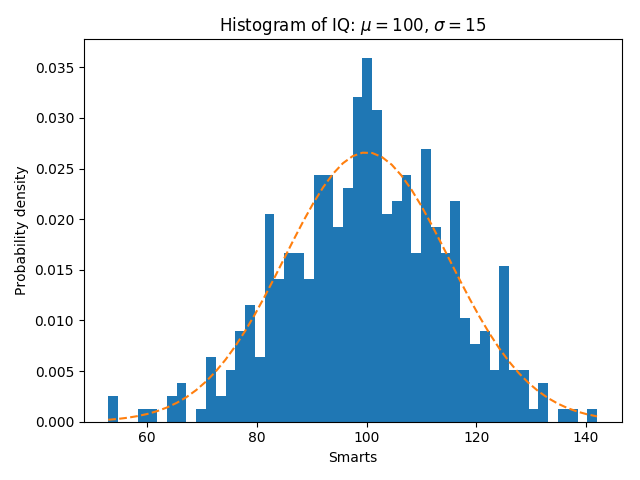

Recreate this plot in Python.
#!/usr/bin/env python3
import numpy as np

## close xming
import matplotlib
matplotlib.use('Agg')

import matplotlib.mlab as mlab
import matplotlib.pyplot as plt

np.random.seed(19680801)

# example data
mu = 100  # mean of distribution
sigma = 15  # standard deviation of distribution
x = mu + sigma * np.random.randn(437)
#
num_bins = 50
#
fig, ax = plt.subplots()
#
# # the histogram of the data
n, bins, patches = ax.hist(x, num_bins, normed=1)
#
# # add a 'best fit' line
y = mlab.normpdf(bins, mu, sigma)
ax.plot(bins, y, '--')
ax.set_xlabel('Smarts')
ax.set_ylabel('Probability density')
ax.set_title(r'Histogram of IQ: $\mu=100$, $\sigma=15$')
#
# # Tweak spacing to prevent clipping of ylabel
fig.tight_layout()
#plt.show()
plt.savefig('hist.matplotlib.png')
